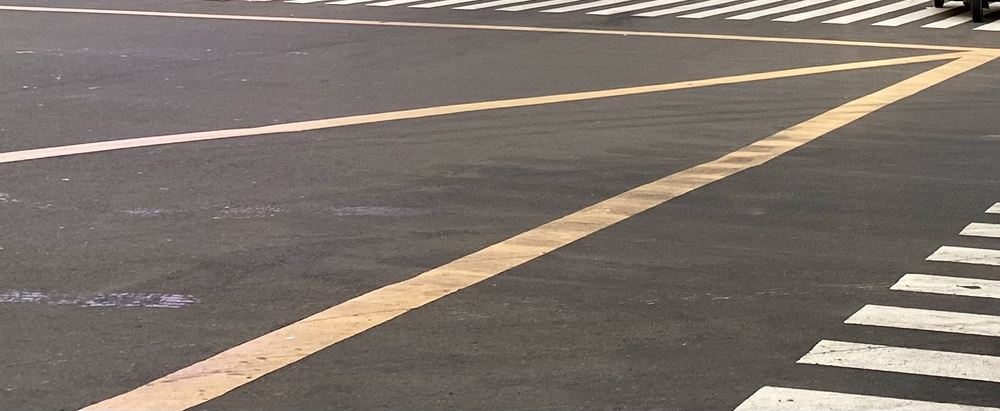
#> input picture PA-PC_202131184_Muhammad Fadhil Rizki Perdana_B/assets/marka-jalan.jpg, 1000 x 411 px, shrunk from 1778 x 731 before the run
$ jupyter execute DeteksiMarkaJalan.ipynb
#> lines starting #> are read from the running program, lines starting #| are printed output that depends on the picture; after the words box and inside, x2 and y2 are one past the last pixel; in counts of white or black regions, pixels touching at a corner belong together
### Import Library

[cell 1]
import cv2 as cv
import numpy as np
import matplotlib.pyplot as plt

#wm - Muhammad Fadhil Rizki Perdana (202131184)

### Read Image

[cell 2]
img = cv.imread('assets/marka-jalan.jpg')
#> img is the input picture: shape (411, 1000, 3); mean B, G, R 107.1, 114.7, 124
cv.imshow("Marka Jalan", img)
cv.waitKey(0)
cv.destroyAllWindows()

#wm - Muhammad Fadhil Rizki Perdana (202131184)

### Convert Image to Grayscale

[cell 3]
gray = cv.cvtColor(img, cv.COLOR_BGR2GRAY)
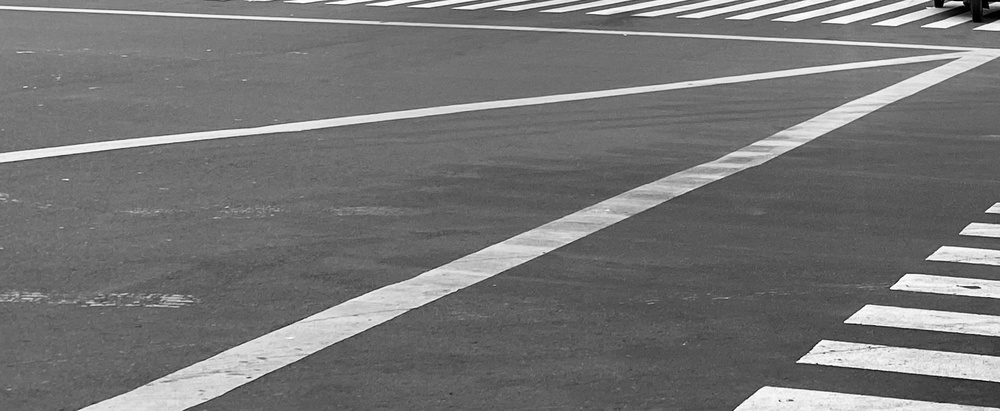
#> gray: shape (411, 1000); min 0, max 254, mean 116.6
plt.imshow(gray)
plt.show()

#wm - Muhammad Fadhil Rizki Perdana (202131184)

### Applying Gaussian blur over grayscale image

[cell 4]
blur = cv.GaussianBlur(gray, (5,5), 0)
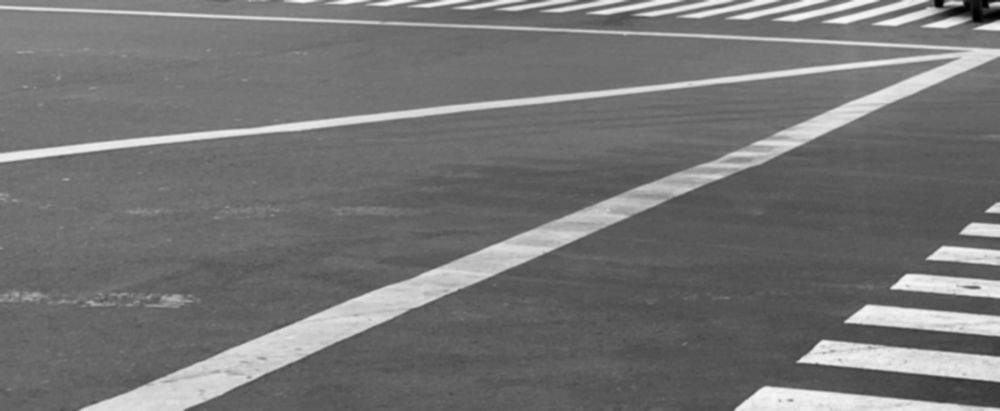
#> blur: shape (411, 1000); min 1, max 251, mean 116.6
plt.imshow(blur, cmap = 'gray')
plt.title('Gaussian Blur'), plt.xticks([]), plt.yticks([])
plt.show

#wm - Muhammad Fadhil Rizki Perdana (202131184)

### Edge Detection using Canny

[cell 5]
edges = cv.Canny(gray, 150, 300)
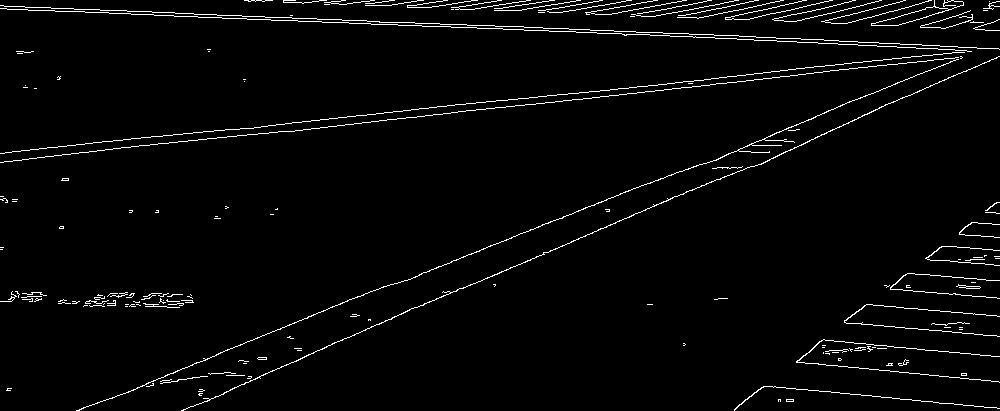
#> edges: shape (411, 1000); 2.8% white in thin lines or dots
plt.imshow(edges, cmap = 'gray')
plt.title('Edges Image'), plt.xticks([]), plt.yticks([])
plt.show

#wm - Muhammad Fadhil Rizki Perdana (202131184)

### Lines Detection using Hugh Transformation

[cell 6]
lines = cv.HoughLinesP(edges, 1, np.pi/180, threshold=100, minLineLength=100, maxLineGap=10)
#> lines = 23 rows, first 6: [5, 152, 227, 129], [79, 152, 279, 131], [524, 27, 635, 31], [174, 16, 370, 23], [365, 329, 737, 171], [684, 36, 971, 51]

#wm - Muhammad Fadhil Rizki Perdana (202131184)

### Drawing Lines to real image

[cell 7]
output_image = img.copy()
for line in lines:
    x1, y1, x2, y2 = line[0]
    cv.line(output_image, (x1, y1), (x2, y2), (0, 255, 20), 2)
#> this loop made 23 passes
#> (x1, y1, x2, y2) on passes 1 to 12: (5, 152, 227, 129), (79, 152, 279, 131), (524, 27, 635, 31), (174, 16, 370, 23), (365, 329, 737, 171), (684, 36, 971, 51), (371, 24, 523, 29), (0, 8, 130, 13), (400, 282, 647, 183), (161, 136, 787, 70), (705, 34, 999, 49), (29, 158, 442, 114)
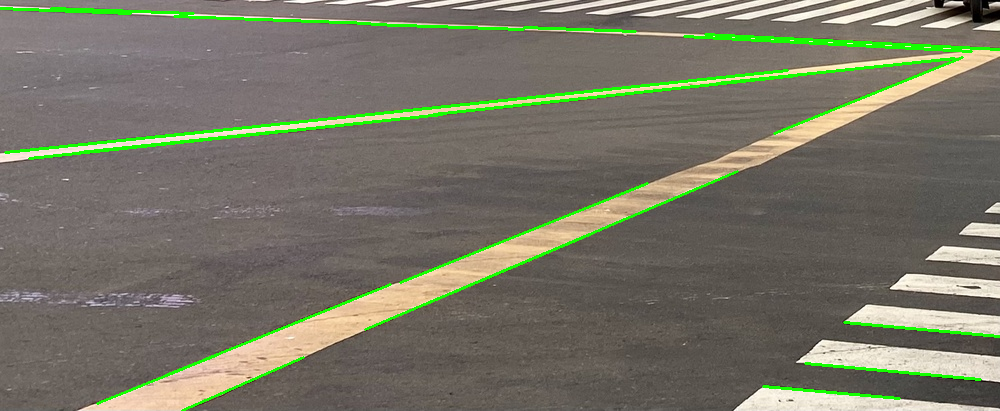
#> output_image: shape (411, 1000, 3); 3.44% of pixels changed, all inside (x1, y1, x2, y2) = (0, 7, 1000, 411)

#wm - Muhammad Fadhil Rizki Perdana (202131184)

[cell 8]
plt.imshow(cv.cvtColor(output_image, cv.COLOR_BGR2RGB))
plt.title('Output Image')
plt.show()

#wm - Muhammad Fadhil Rizki Perdana (202131184)
